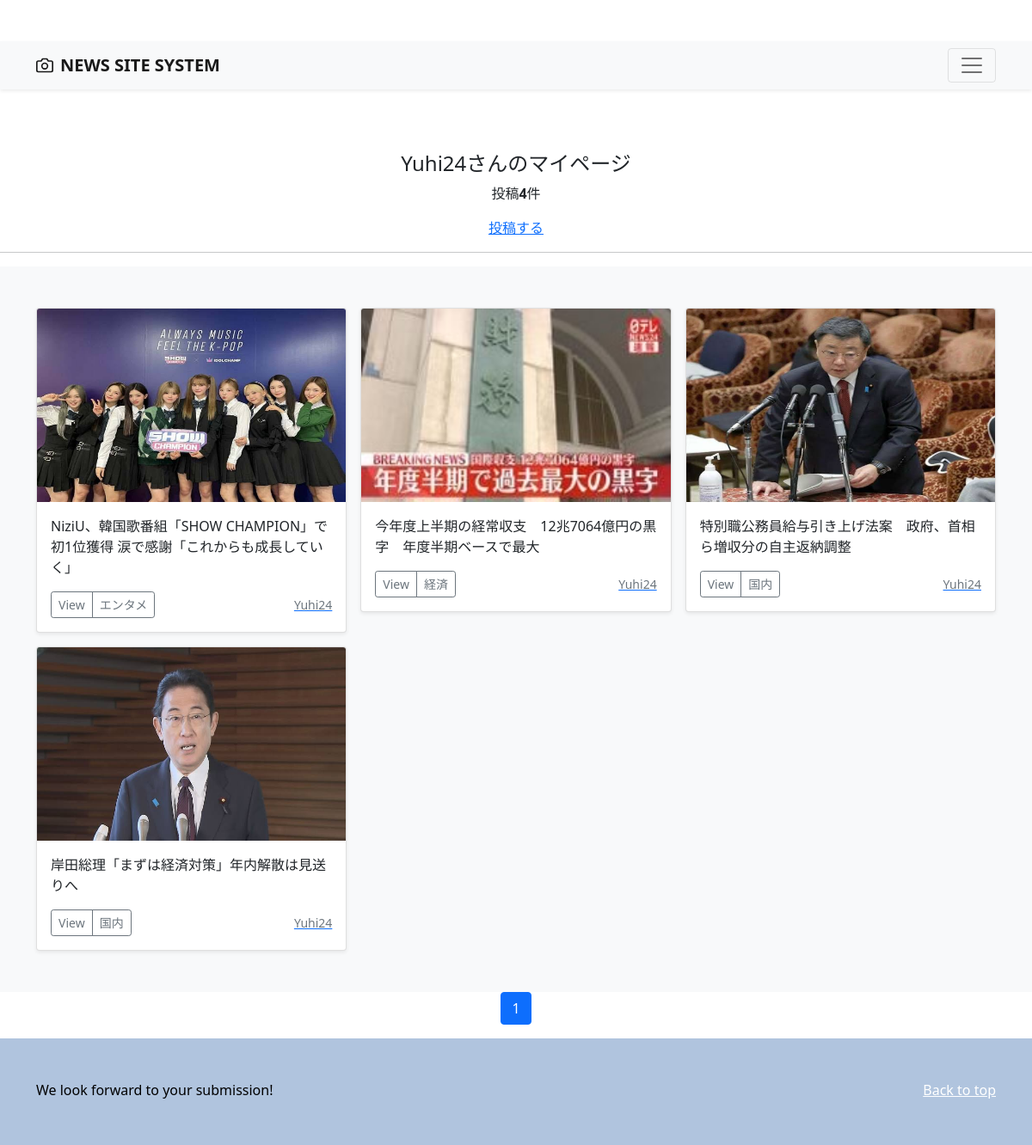
The app's page /mypage/ (signed in) with its own data.
### accounts/models.py (models this page shows)
class CustomUser(AbstractUser):
    pass

### photo/models.py (models this page shows, shortened)
class PhotoPost(models.Model):
    user = models.ForeignKey(
        CustomUser,
        verbose_name='ユーザー',
        on_delete=models.CASCADE
        )
    category = models.ForeignKey(
        Category,
        verbose_name='カテゴリ',
        on_delete=models.PROTECT
        )
    title = models.CharField(
        verbose_name='タイトル',
        max_length=200
        )
    comment = models.TextField(
        verbose_name='コメント',
        )
    image1 = models.ImageField(
        verbose_name='イメージ1',
        upload_to = 'photos'
        )
    image2 = models.ImageField(
        verbose_name='イメージ2',
        upload_to = 'photos',
        blank=True,
        null=True
        )
    posted_at = models.DateTimeField(
        verbose_name='投稿日時',
        auto_now_add=True
        )

class Category(models.Model):
    title = models.CharField(
        verbose_name='カテゴリ',
        max_length=20)

### photo/views.py (the view)
# urls.py: path('mypage/', views.MypageView.as_view(), name = 'mypage'),
class MypageView(ListView):
    template_name ='mypage.html'
    paginate_by = 9
    def get_queryset(self):
        queryset = PhotoPost.objects.filter(user=self.request.user).order_by('-posted_at')
        return queryset

### photo/templates/mypage.html (shortened to what this page needs)
{% extends 'base.html' %}
{% block contents %}
{% if user.is_authenticated %}
<br>
<div style="text-align:center">
<h4>{{user.username}}さんのマイページ</h4>
{% if object_list.count == 0 %}
<p>{{user.username}}さんの投稿はありません</p>
{% else %}
<p>投稿<strong>{{object_list.count}}</strong>件</p>
{% endif %}
<a href="{% url 'photo:post' %}">投稿する</a>
</div>
<hr>
{% endif %}
{% include "photos_list.html" %}
{% include "pagination.html" %}
{% endblock %}

### photo/templates/base.html (shortened to what this page needs)
{% load static %}
<!doctype html>
<html lang="en">
  <head>
    <link href="https://cdn.jsdelivr.net/npm/bootstrap@5.0.2/dist/css/bootstrap.min.css"
          rel="stylesheet"
>
  </head>
  <body>
    <header class="text-muted py-5" style="background-color: white" !important>
      <div class="navbar navbar-light bg-light shadow-sm" style="background-color: #B0C4DE">
        <div class="container">
          <a href="{% url 'photo:index' %}"
             class="navbar-brand d-flex align-items-center">
            <strong>NEWS SITE SYSTEM</strong>
          </a>
          <button class="navbar-toggler"
                  type="button"
                  data-bs-toggle="collapse"
                  data-bs-target="#navbarHeader"
                  aria-controls="navbarHeader"
                  aria-expanded="false"
                  aria-label="Toggle navigation">
            <span class="navbar-toggler-icon"></span>
          </button>
        </div>
      </div>
    </header>
    <main>
      {% block contents %}{% endblock %}
    </main>
    <footer class="text-muted py-5" style="background-color: #B0C4DE">
      <div class="container" >
        <p class="float-end mb-1">
          <a href="{% url 'photo:index' %}" style="color: white">Back to top</a>
        </p>
        <p class="mb-1" style="color: black">
          We look forward to your submission!</p>
      </div>
    </footer>
  </body>
</html>

### photo/templates/photos_list.html (shortened to what this page needs)
  <div class="album py-5 bg-light">
    <div class="container">
      <div class="row row-cols-1 row-cols-sm-2 row-cols-md-3 g-3">
        {% for record in object_list %}
        <div class="col">
          <div class="card shadow-sm">
            <img src="{{ record.image1.url }}" class="bd-placeholder-img card-img-top" width="100%" height="225" xmlns="http://www.w3.org/2000/svg" role="img" aria-label="Placeholder: Thumbnail" preserveAspectRatio="xMidYMid slice" focusable="false"><title>Placeholder</title><rect width="100%" height="100%" fill="#55595c"/>
            <div class="card-body">
              <p class="card-text">
                {{record.title}}
              </p>
              <div class="d-flex justify-content-between align-items-center">
                <div class="btn-group">
                <button type="button" class="btn btn-sm btn-outline-secondary" onclick="location.href='{% url 'photo:photo_detail' record.pk %}'">View</button>
                  <button type="button" class="btn btn-sm btn-outline-secondary" onclick="location.href='{% url 'photo:photos_cat' category=record.category.id %}'">{{record.category.title}}</button>
                </div>
                <a href="{% url 'photo:user_list' user=record.user.id %}">
                <small class="text-muted"> {{record.user.username}} </small></a>
              </div>
            </div>
          </div>
        </div>
        {% endfor %}
      </div>
    </div>
  </div>

### photo/templates/pagination.html (shortened to what this page needs)
<ul class="pagination" style="justify-content:center">
{% for num in page_obj.paginator.page_range %}
{% if page_obj.number == num %}
<li class="page-item active">
    <span class="page-link">{{ num }}</span>
</li>
{% else %}
<li class="page-item">
    <a class="page-link" href="?page={{ num }}">{{ num }}</a>
</li>
{% endif %}
{% endfor %}
</ul>

### photo/templates/base.html (style rules this page uses)
.bd-placeholder-img { font-size: 1.125rem; text-anchor: middle; -webkit-user-select: none; -moz-user-select: none; user-select: none; }

### records on screen
CustomUser: username "Yuhi24"
PhotoPost: image1 (picture), title "NiziU、韓国歌番組「SHOW CHAMPION」で初1位獲得 涙で感謝「これからも成長していく」", category "エンタメ", user.username "Yuhi24"
PhotoPost: image1 (picture), title "今年度上半期の経常収支 12兆7064億円の黒字 年度半期ベースで最大", category "経済", user.username "Yuhi24"
PhotoPost: image1 (picture), title "特別職公務員給与引き上げ法案 政府、首相ら増収分の自主返納調整", category "国内", user.username "Yuhi24"
PhotoPost: image1 (picture), title "岸田総理「まずは経済対策」年内解散は見送りへ", category "国内", user.username "Yuhi24"

### other values on screen
{{ object_list.count }} "4"
{{ num }} "1"
